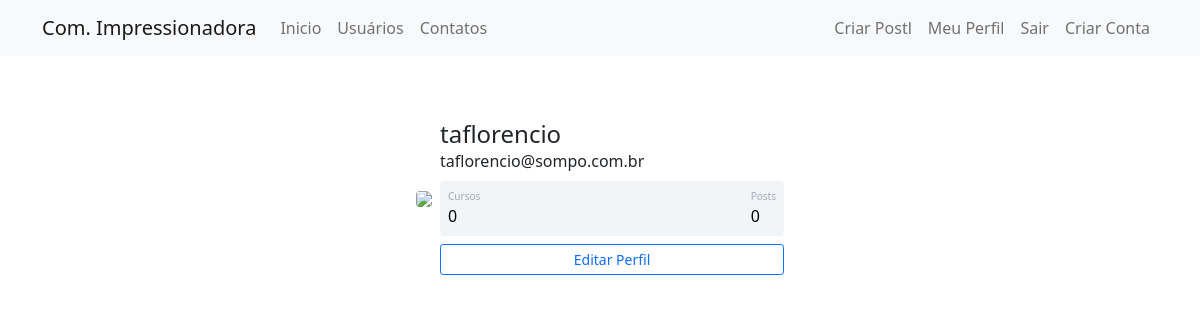
The app's page /perfil (signed in), older data.
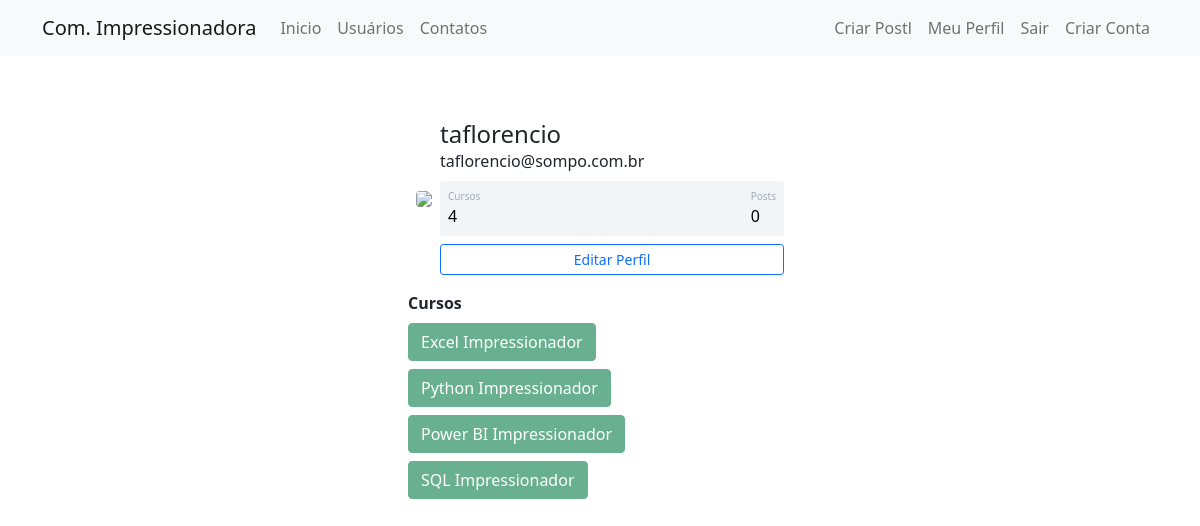
The same page, newer data.
### comunidadeimpressionadora/models.py (models this page shows)
class Usuario(database.Model, UserMixin):
    id = database.Column(database.Integer, primary_key=True)
    username = database.Column(database.String, nullable=False)
    email = database.Column(database.String, nullable=False, unique=True)
    senha = database.Column(database.String, nullable=False)
    foto_perfil = database.Column(database.String, default='default.jpg')
    posts = database.relationship('Post', backref='autor', lazy=True)
    cursos = database.Column(database.String, nullable=False, default='Não Informado')

### comunidadeimpressionadora/routes.py (the view)
@app.route('/perfil')
@login_required
def perfil():
    foto_perfil = url_for('static', filename='fotos_perfil/{}'.format(current_user.foto_perfil))
    return render_template('perfil.html', foto_perfil=foto_perfil)

### comunidadeimpressionadora/models.py (called while the page is built)
@login_manager.user_loader
def load_usuario(id_usuario):
    return Usuario.query.get(int(id_usuario))

### comunidadeimpressionadora/templates/perfil.html (shortened to what this page needs)
{% extends 'base.html' %}
{% block body %}
          <div class="container mt-5 d-flex justify-content-center">
              <div class="card p-3">
                  <div class="d-flex align-items-center">
                      <div class="image pe-2"> <img src="{{ foto_perfil }}" class="rounded" width="200"> </div>
                      <div class="ml-3 w-100">
                              <h4 class="mb-0 mt-0">{{ current_user.username }}</h4> <span> {{ current_user.email }}</span>
                              <div class="p-2 mt-2 bg-primary d-flex justify-content-between rounded text-white stats">
                                  {% if 'Não Informado' in current_user.cursos %}
                                    <div class="d-flex flex-column"> <span class="articles">Cursos</span> <span class="number1">0</span> </div>
                                  {% else %}
                                    <div class="d-flex flex-column"> <span class="articles">Cursos</span> <span class="number1">{{ current_user.cursos.count(';') + 1 }}</span> </div>
                                  {% endif %}
                                  <div class="d-flex flex-column"> <span class="rating">Posts</span> <span class="number3">0</span> </div>
                              </div>
                              <div class="button mt-2 d-flex flex-row align-items-center">
                                  <a class="w-100" href="{{ url_for('editar_perfil') }}">
                                      <button class="btn btn-sm btn-outline-primary w-100">Editar Perfil</button>
                                  </a>
                              </div>
                      </div>
                </div>
              </div>
          </div>
          {% if 'Não Informado' not in current_user.cursos %}
                  <div class="row justify-content-center">
                      <div class="col col-4" style="text-align-center">
                            <strong>Cursos</strong><br>
                            {% for curso in current_user.cursos.split(';') %}
                                <button type="button" class="btn btn-success mt-2" disabled>{{ curso }}</button>
                            {% endfor %}
                      </div>
                  </div>
          {% endif %}
{% endblock %}

### comunidadeimpressionadora/templates/base.html (shortened to what this page needs)
<!DOCTYPE html>
<html lang="pt-BR">
<head>
    <link href="https://cdn.jsdelivr.net/npm/bootstrap@5.1.3/dist/css/bootstrap.min.css" rel="stylesheet">
    <link rel="stylesheet" type="text/css" href="{{ url_for('static', filename='main.css') }}">
</head>
<body>
    {% include 'navbar.html' %}
    {% block body %}
    {% endblock %}
</body>
</html>

### comunidadeimpressionadora/templates/navbar.html
<nav class="navbar navbar-expand-lg navbar-light bg-light">
  <div class="container-fluid container">
    <a class="navbar-brand" href="#">Com. Impressionadora</a>
    <div class="collapse navbar-collapse" id="navbarSupportedContent">
      <ul class="navbar-nav me-auto mb-2 mb-lg-0">
          <li class="nav-item">
            <a class="nav-link" aria-current="page" href="/">Inicio</a>
          </li>
          <li class="nav-item">
            <a class="nav-link" href="{{ url_for ('usuarios') }}">Usuários</a>
          </li>
          <li class="nav-item">
            <a class="nav-link" href="{{ url_for ('contato') }}">Contatos</a>
          </li>
      </ul>
      <ul class="d-flex navbar-nav">
          {% if current_user.is_authenticated %}
              <li class="nav-item">
                  <a class="nav-link" href="{{ url_for ('criar_post') }}">Criar Postl</a>
              </li>
              <li class="nav-item">
                <a class="nav-link" href="{{ url_for ('perfil') }}">Meu Perfil</a>
              </li>
              <li class="nav-item">
                <a class="nav-link" href="{{ url_for ('sair') }}">Sair</a>
              </li>
          {% else %}
          <li class="nav-item">
            <a class="nav-link" href="{{ url_for ('login') }}">Login</a>
          </li>
          {% endif %}
          <li class="nav-item">
            <a class="nav-link" href="{{ url_for ('login') }}">Criar Conta</a>
          </li>
      </ul>
    </div>
  </div>
</nav>

### comunidadeimpressionadora/static/main.css (style rules this page uses)
.card { width: 400px; border: none; border-radius: 10px; background-color: #fff }
.stats { background: #f2f5f8 !important; color: #000 !important }
.articles { font-size: 10px; color: #a1aab9 }
.number1 { font-weight: 500 }
.rating { font-size: 10px; color: #a1aab9 }
.number3 { font-weight: 500 }

Row changes from the older to the newer data that the page shows:
changed Usuario "taflorencio": cursos (not shown) → "4"
Text that changed along with them:
text no longer shown: "0"
new list line: "Excel Impressionador"
new list line: "Python Impressionador"
new list line: "Power BI Impressionador"
new list line: "SQL Impressionador"
